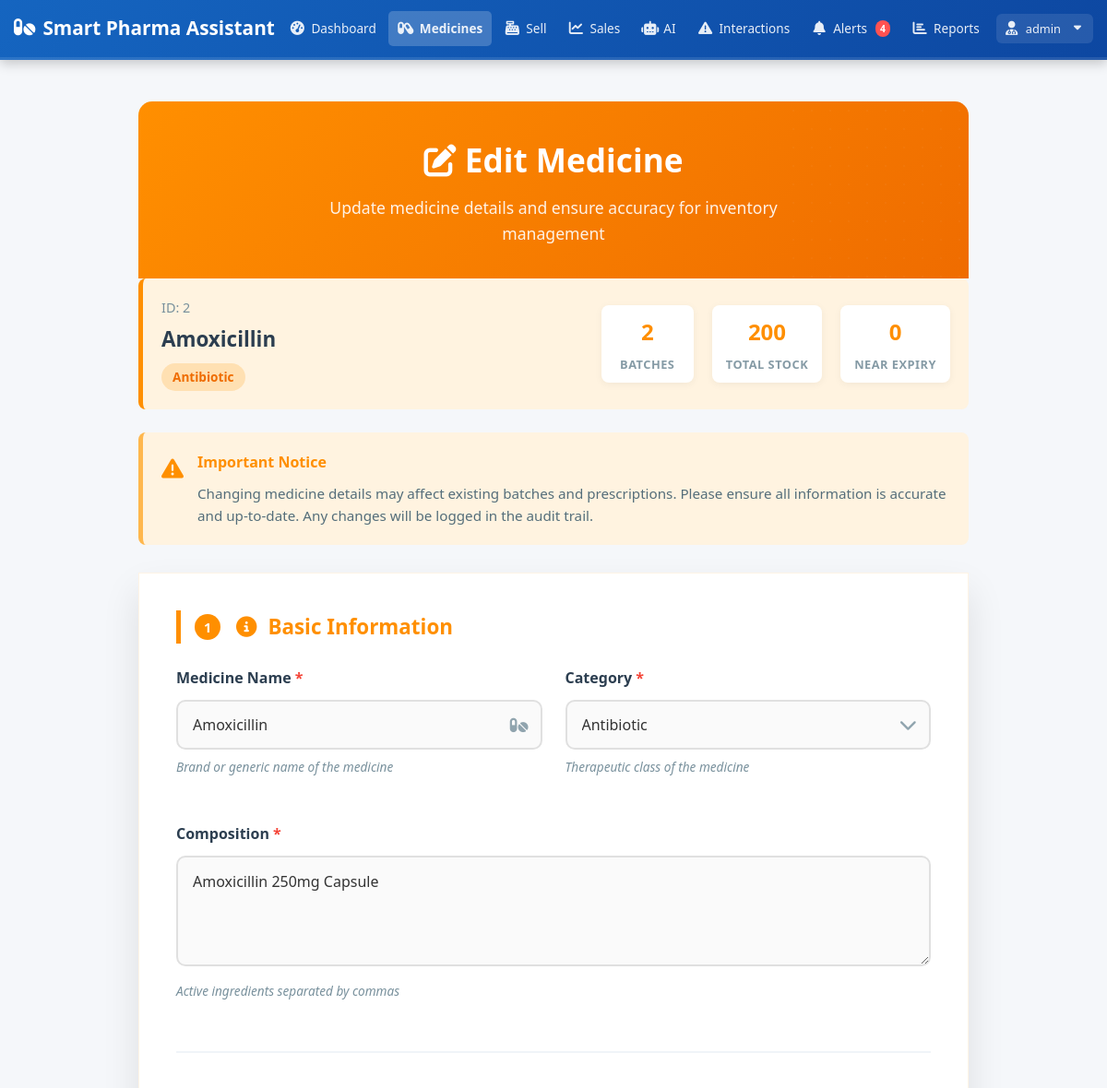
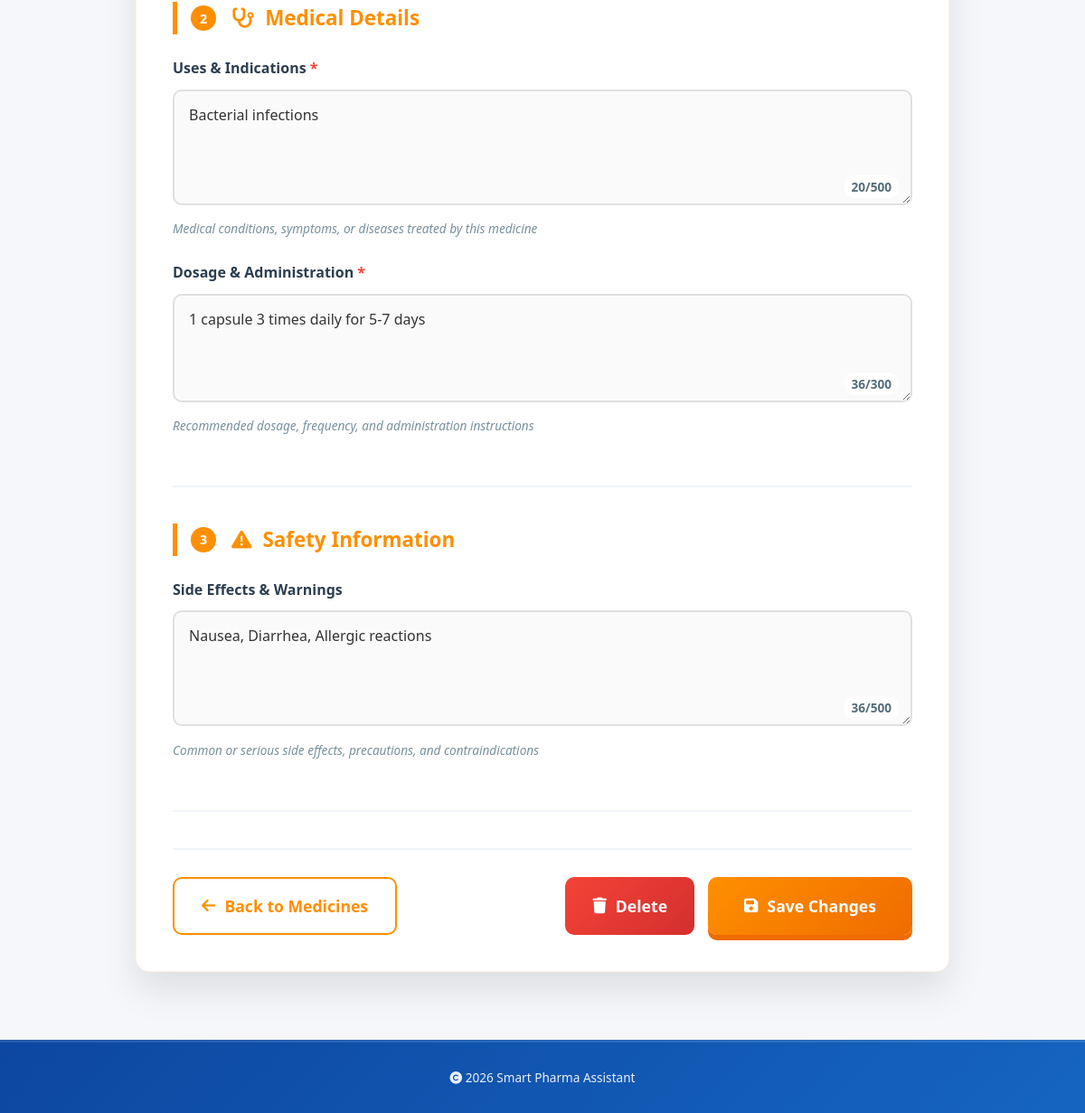
Page /medicine/edit/2 (signed in) on the committed database (2 pictures, top to bottom).
### tables this page shows
CREATE TABLE medicines (
            id INTEGER PRIMARY KEY AUTOINCREMENT,
            name TEXT NOT NULL,
            composition TEXT,
            uses TEXT,
            dosage TEXT,
            side_effects TEXT,
            category TEXT,
            created_at TIMESTAMP DEFAULT CURRENT_TIMESTAMP
        );

### app.py (the view, shortened to what this page needs)
@app.route('/medicine/edit/<int:id>', methods=['GET', 'POST'])
@login_required
def edit_medicine(id):
    try:
        db = get_db()
        medicine = db.execute('SELECT * FROM medicines WHERE id = ?', (id,)).fetchone()
        batch_stats = db.execute('''
            SELECT
                COUNT(*) as batches_count,
                SUM(quantity) as total_quantity,
                COUNT(CASE WHEN expiry_date BETWEEN DATE('now') AND DATE('now', '+15 days') THEN 1 END) as near_expiry_count
            FROM batches
            WHERE medicine_id = ?
        ''', (id,)).fetchone()
        db.close()
        if not medicine:
            flash('❌ Medicine not found', 'danger')
            return redirect(url_for('view_medicines'))
        return render_template('edit_medicine.html',
                             medicine=medicine,
                             batches_count=batch_stats['batches_count'] or 0,
                             total_quantity=batch_stats['total_quantity'] or 0,
                             near_expiry_count=batch_stats['near_expiry_count'] or 0)
    except Exception as e:
        flash(f'❌ Error editing medicine: {str(e)}', 'danger')
        return redirect(url_for('view_medicines'))

### app.py (called while the page is built)
def get_db():
    conn = sqlite3.connect('pharma.db')
    conn.row_factory = sqlite3.Row
    return conn

def login_required(f):
    @wraps(f)
    def decorated_function(*args, **kwargs):
        if 'user_id' not in session:
            flash('Please login first', 'danger')
            return redirect(url_for('login'))
        return f(*args, **kwargs)
    return decorated_function

@app.before_request
def before_request():
    if 'user_id' in session:
        db = get_db()
        unread_alerts = db.execute('SELECT COUNT(*) as count FROM alerts WHERE is_read = 0').fetchone()['count']
        g.unread_alerts_count = unread_alerts
        db.close()

### templates/edit_medicine.html (shortened to what this page needs)
{% extends "base.html" %}
{% block content %}
<div class="edit-medicine-container">
    <div class="form-header">
        <h1><i class="fas fa-edit"></i> Edit Medicine</h1>
        <p>Update medicine details and ensure accuracy for inventory management</p>
    </div>
    <div class="medicine-info-banner">
        <div class="medicine-basic-info">
            <div class="medicine-id">ID: {{ medicine.id }}</div>
            <div class="medicine-name-display">{{ medicine.name }}</div>
            <span class="medicine-category">{{ medicine.category }}</span>
        </div>
        <div class="medicine-stats">
            <div class="stat-item">
                <div class="stat-value">{{ batches_count }}</div>
                <div class="stat-label">Batches</div>
            </div>
            <div class="stat-item">
                <div class="stat-value">{{ total_quantity }}</div>
                <div class="stat-label">Total Stock</div>
            </div>
            <div class="stat-item">
                <div class="stat-value">{{ near_expiry_count }}</div>
                <div class="stat-label">Near Expiry</div>
            </div>
        </div>
    </div>
    <div class="info-box">
        <div class="info-icon">
            <i class="fas fa-exclamation-triangle"></i>
        </div>
        <div class="info-content">
            <h4>Important Notice</h4>
            <p>Changing medicine details may affect existing batches and prescriptions.
               Please ensure all information is accurate and up-to-date.
               Any changes will be logged in the audit trail.</p>
        </div>
    </div>
    <form method="POST" action="{{ url_for('edit_medicine', id=medicine.id) }}" id="editMedicineForm" class="edit-form-container">
        <div class="form-section">
            <h2 class="section-title">
                <span class="section-number">1</span>
                <i class="fas fa-info-circle"></i> Basic Information
            </h2>
            <div class="form-row">
                <div class="form-field">
                    <label class="form-label required" for="name">Medicine Name</label>
                    <div class="input-group">
                        <input type="text"
                               id="name"
                               name="name"
                               class="form-control"
                               value="{{ medicine.name }}"
                               required
                               maxlength="100"
                               autofocus>
                        <span class="input-icon">
                        </span>
                    </div>
                    <span class="form-help">Brand or generic name of the medicine</span>
                </div>
                <div class="form-field">
                    <label class="form-label required" for="category">Category</label>
                    <div class="category-select-container">
                        <select id="category" name="category" class="category-select" required>
                            {% set categories = [
                                'Analgesic', 'Antibiotic', 'Antihistamine', 'Antacid', 'NSAID',
                                'Anti-diabetic', 'Statin', 'Thyroid hormone', 'Bronchodilator',
                                'Proton pump inhibitor', 'ARB', 'SSRI', 'Vitamin', 'Other'
                            ] %}
                            {% for cat in categories %}
                            <option value="{{ cat }}" {% if medicine.category == cat %}selected{% endif %}>
                                {{ cat }}
                            </option>
                            {% endfor %}
                        </select>
                        <span class="select-arrow">
                        </span>
                    </div>
                    <span class="form-help">Therapeutic class of the medicine</span>
                </div>
            </div>
            <div class="form-field">
                <label class="form-label required" for="composition">Composition</label>
                <textarea id="composition"
                          name="composition"
                          class="form-control"
                          rows="3"
                          maxlength="300"
                          required>{{ medicine.composition or '' }}</textarea>
                <span class="form-help">Active ingredients separated by commas</span>
            </div>
        </div>
        <div class="form-section">
            <h2 class="section-title">
                <span class="section-number">2</span>
                <i class="fas fa-stethoscope"></i> Medical Details
            </h2>
            <div class="form-field">
                <label class="form-label required" for="uses">Uses & Indications</label>
                <div class="textarea-container">
                    <textarea id="uses"
                              name="uses"
                              class="form-control"
                              rows="4"
                              maxlength="500"
                              required>{{ medicine.uses or '' }}</textarea>
                    <div class="textarea-counter">
                        <span id="usesCounter" class="character-count">0/500</span>
                    </div>
                </div>
                <span class="form-help">Medical conditions, symptoms, or diseases treated by this medicine</span>
            </div>
            <div class="form-field">
                <label class="form-label required" for="dosage">Dosage & Administration</label>
                <div class="textarea-container">
                    <textarea id="dosage"
                              name="dosage"
                              class="form-control"
                              rows="3"
                              maxlength="300"
                              required>{{ medicine.dosage or '' }}</textarea>
                    <div class="textarea-counter">
                        <span id="dosageCounter" class="character-count">0/300</span>
                    </div>
                </div>
                <span class="form-help">Recommended dosage, frequency, and administration instructions</span>
            </div>
        </div>
        <div class="form-section">
            <h2 class="section-title">
                <span class="section-number">3</span>
                <i class="fas fa-exclamation-triangle"></i> Safety Information
            </h2>
            <div class="form-field">
                <label class="form-label" for="side_effects">Side Effects & Warnings</label>
                <div class="textarea-container">
                    <textarea id="side_effects"
                              name="side_effects"
                              class="form-control"
                              rows="4"
                              maxlength="500">{{ medicine.side_effects or '' }}</textarea>
                    <div class="textarea-counter">
                        <span id="sideEffectsCounter" class="character-count">0/500</span>
                    </div>
                </div>
                <span class="form-help">Common or serious side effects, precautions, and contraindications</span>
            </div>
        </div>
        <div class="form-actions">
            <div>
                <a href="{{ url_for('view_medicines') }}" class="secondary-btn">
                    <i class="fas fa-arrow-left"></i> Back to Medicines
                </a>
            </div>
            <div style="display: flex; gap: 15px;">
                <button type="button" class="danger-btn" id="deleteBtn">
                    <i class="fas fa-trash"></i> Delete
                </button>
                <button type="submit" class="submit-btn" id="submitBtn">
                    <i class="fas fa-save"></i> Save Changes
                </button>
            </div>
        </div>
    </form>
</div>
{% endblock %}

### static/css/theme-3d.css (style rules this page uses)
:root { --primary-deep: #0D47A1; --primary-main: #1565C0; --primary-light: #42A5F5; --primary-gradient: linear-gradient(145deg, #1565C0, #0D47A1); --secondary-deep: #00695C; --secondary-main: #00897B; --secondary-light: #4DB6AC; --secondary-gradient: linear-gradient(145deg, #00897B, #00695C); --background: #F5F7FA; --card-white: #FFFFFF; --alert-amber: #FF8F00; --alert-red: #D32F2F; --success-green: #388E3C; --info-blue: #0288D1; --text-primary: #263238; --text-secondary: #546E7A; --text-light: #78909C; --shadow-light: 0 2px 4px rgba(0, 0, 0, 0.1); --shadow-medium: 0 4px 8px rgba(0, 0, 0, 0.15); --shadow-heavy: 0 8px 16px rgba(0, 0, 0, 0.2); --shadow-primary: 0 6px 12px rgba(21, 101, 192, 0.25); }
* { margin: 0; padding: 0; box-sizing: border-box; font-family: 'Segoe UI', Tahoma, Geneva, Verdana, sans-serif; }
body { background: var(--background); color: var(--text-primary); min-height: 100vh; line-height: 1.6; }
.stat-label { font-size: 1.1rem; opacity: 0.9; font-weight: 500; }
.form-label { display: block; margin-bottom: 8px; font-weight: 600; color: var(--text-primary); font-size: 1rem; }
.form-control { width: 100%; padding: 12px 15px; border: 2px solid #E0E0E0; border-radius: 8px; font-size: 16px; transition: all 0.3s; background: #fafafa; }

### rows in the picture
medicines: id "2", name "Amoxicillin", category "Antibiotic", composition "Amoxicillin 250mg Capsule", uses "Bacterial infections", dosage "1 capsule 3 times daily for 5-7 days", side_effects "Nausea, Diarrhea, Allergic reactions"

### other values in the picture
{{ g.unread_alerts_count }} "4"
{{ batches_count }} "2"
{{ total_quantity }} "200"
{{ near_expiry_count }} "0"
